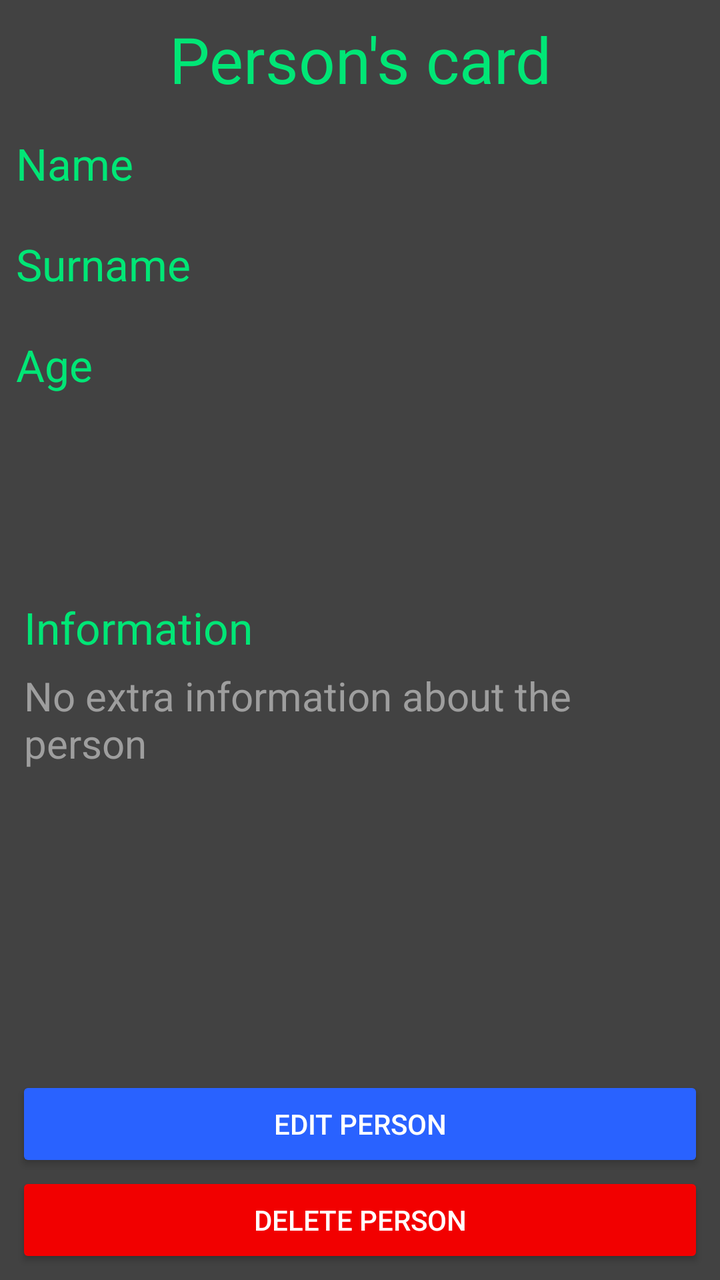
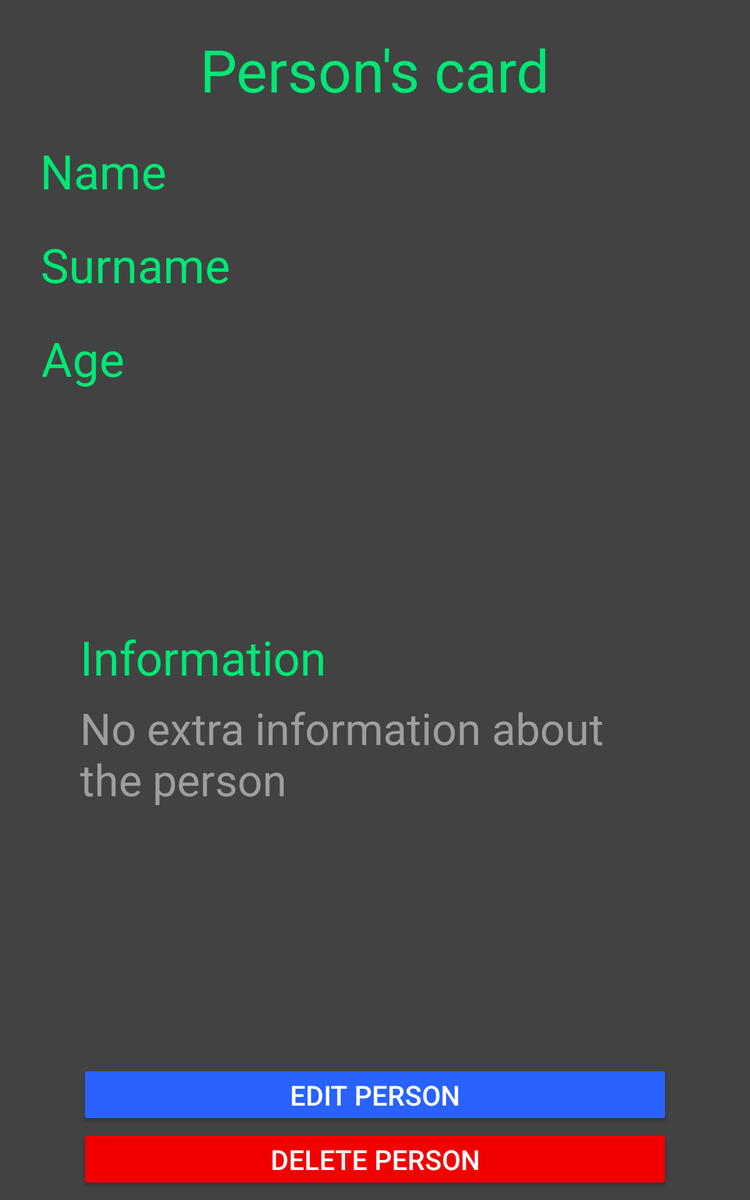

Compare how this app lays out the same screen by default and in its alternative resource folder. The renders come first, then the two layout files and the values they reference.
<!-- AndroidManifest.xml: application theme AppTheme -->
<!-- res/layout/activity_viewing.xml -->
<?xml version="1.0" encoding="utf-8"?>
<android.support.constraint.ConstraintLayout xmlns:android="http://schemas.android.com/apk/res/android"
    xmlns:app="http://schemas.android.com/apk/res-auto"
    xmlns:tools="http://schemas.android.com/tools"
    android:layout_width="match_parent"
    android:layout_height="match_parent"
    tools:context=".ViewingActivity">


    <TextView
        android:id="@+id/personCard"
        android:layout_width="wrap_content"
        android:layout_height="wrap_content"
        android:layout_marginStart="8dp"
        android:layout_marginTop="8dp"
        android:layout_marginEnd="8dp"
        android:layout_marginBottom="8dp"
        android:text="@string/person_card"
        android:textColor="@color/appTextColor"
        android:textSize="32sp"
        app:layout_constraintBottom_toBottomOf="parent"
        app:layout_constraintEnd_toEndOf="parent"
        app:layout_constraintStart_toStartOf="parent"
        app:layout_constraintTop_toTopOf="parent"
        app:layout_constraintVertical_bias="0.0" />

    <TextView
        android:id="@+id/name"
        android:layout_width="wrap_content"
        android:layout_height="wrap_content"
        android:layout_marginStart="8dp"
        android:layout_marginTop="16dp"
        android:layout_marginEnd="8dp"
        android:layout_marginBottom="8dp"
        android:text="@string/name"
        android:textColor="@color/appTextColor"
        android:textSize="22sp"
        app:layout_constraintBottom_toBottomOf="parent"
        app:layout_constraintEnd_toEndOf="parent"
        app:layout_constraintHorizontal_bias="0.0"
        app:layout_constraintStart_toStartOf="parent"
        app:layout_constraintTop_toBottomOf="@+id/personCard"
        app:layout_constraintVertical_bias="0.0" />

    <TextView
        android:id="@+id/surname"
        android:layout_width="wrap_content"
        android:layout_height="wrap_content"
        android:layout_marginStart="8dp"
        android:layout_marginTop="21dp"
        android:layout_marginEnd="8dp"
        android:layout_marginBottom="8dp"
        android:text="@string/surname"
        android:textColor="@color/appTextColor"
        android:textSize="22sp"
        app:layout_constraintBottom_toBottomOf="parent"
        app:layout_constraintEnd_toEndOf="parent"
        app:layout_constraintHorizontal_bias="0.0"
        app:layout_constraintStart_toStartOf="parent"
        app:layout_constraintTop_toBottomOf="@+id/name"
        app:layout_constraintVertical_bias="0.0" />

    <TextView
        android:id="@+id/age"
        android:layout_width="wrap_content"
        android:layout_height="wrap_content"
        android:layout_marginStart="8dp"
        android:layout_marginTop="21dp"
        android:layout_marginEnd="8dp"
        android:layout_marginBottom="8dp"
        android:text="@string/age"
        android:textColor="@color/appTextColor"
        android:textSize="22sp"
        app:layout_constraintBottom_toBottomOf="parent"
        app:layout_constraintEnd_toEndOf="parent"
        app:layout_constraintHorizontal_bias="0.0"
        app:layout_constraintStart_toStartOf="parent"
        app:layout_constraintTop_toBottomOf="@+id/surname"
        app:layout_constraintVertical_bias="0.0" />

    <Button
        android:id="@+id/deletePerson"
        android:theme="@style/DeleteButton"
        android:layout_width="match_parent"
        android:layout_height="wrap_content"
        android:layout_marginStart="8dp"
        android:layout_marginTop="8dp"
        android:layout_marginEnd="8dp"
        android:layout_marginBottom="6dp"
        android:text="@string/delete_person"
        android:textColor="@color/enterTextColor"
        app:layout_constraintBottom_toBottomOf="parent"
        app:layout_constraintEnd_toEndOf="parent"
        app:layout_constraintStart_toStartOf="parent"
        app:layout_constraintTop_toTopOf="parent"
        app:layout_constraintVertical_bias="1.0" />

    <Button
        android:id="@+id/editPerson"
        android:layout_width="match_parent"
        android:layout_height="wrap_content"
        android:layout_marginStart="8dp"
        android:layout_marginTop="8dp"
        android:layout_marginEnd="8dp"
        android:text="@string/edit_person"
        android:textColor="@color/enterTextColor"
        app:layout_constraintBottom_toTopOf="@+id/deletePerson"
        app:layout_constraintEnd_toEndOf="parent"
        app:layout_constraintStart_toStartOf="parent"
        app:layout_constraintTop_toTopOf="parent"
        app:layout_constraintVertical_bias="1.0" />

    <ImageView
        android:id="@+id/photo"
        android:layout_width="wrap_content"
        android:layout_height="200dp"
        android:layout_marginStart="8dp"
        android:layout_marginTop="16dp"
        android:layout_marginEnd="8dp"
        android:adjustViewBounds="true"
        android:scaleType="fitCenter"
        android:src="@drawable/no_photo"
        app:layout_constraintBottom_toBottomOf="parent"
        app:layout_constraintEnd_toEndOf="parent"
        app:layout_constraintHorizontal_bias="1.0"
        app:layout_constraintStart_toStartOf="parent"
        app:layout_constraintTop_toBottomOf="@+id/personCard"
        app:layout_constraintVertical_bias="0.0" />

    <TextView
        android:id="@+id/information"
        android:layout_width="wrap_content"
        android:layout_height="wrap_content"
        android:layout_marginStart="12dp"
        android:layout_marginTop="32dp"
        android:layout_marginEnd="8dp"
        android:layout_marginBottom="8dp"
        android:text="@string/information"
        android:textColor="@color/appTextColor"
        android:textSize="22sp"
        app:layout_constraintBottom_toBottomOf="parent"
        app:layout_constraintEnd_toEndOf="parent"
        app:layout_constraintHorizontal_bias="0.0"
        app:layout_constraintStart_toStartOf="parent"
        app:layout_constraintTop_toBottomOf="@+id/photo"
        app:layout_constraintVertical_bias="0.0" />

    <TextView
        android:id="@+id/personName"
        android:layout_width="0dp"
        android:layout_height="wrap_content"
        android:layout_marginStart="16dp"
        android:layout_marginTop="16dp"
        android:layout_marginEnd="8dp"
        android:layout_marginBottom="8dp"
        android:textColor="@color/enterTextColor"
        android:textSize="22sp"
        app:layout_constraintBottom_toBottomOf="parent"
        app:layout_constraintEnd_toStartOf="@+id/photo"
        app:layout_constraintHorizontal_bias="0.05"
        app:layout_constraintStart_toEndOf="@+id/surname"
        app:layout_constraintTop_toBottomOf="@+id/personCard"
        app:layout_constraintVertical_bias="0.0" />

    <TextView
        android:id="@+id/personSurname"
        android:layout_width="0dp"
        android:layout_height="wrap_content"
        android:layout_marginStart="16dp"
        android:layout_marginTop="21dp"
        android:layout_marginEnd="8dp"
        android:layout_marginBottom="8dp"
        android:textColor="@color/enterTextColor"
        android:textSize="22sp"
        app:layout_constraintBottom_toBottomOf="parent"
        app:layout_constraintEnd_toStartOf="@+id/photo"
        app:layout_constraintHorizontal_bias="0.05"
        app:layout_constraintStart_toEndOf="@+id/surname"
        app:layout_constraintTop_toBottomOf="@+id/personName"
        app:layout_constraintVertical_bias="0.0" />

    <TextView
        android:id="@+id/personAge"
        android:layout_width="0dp"
        android:layout_height="wrap_content"
        android:layout_marginStart="16dp"
        android:layout_marginTop="21dp"
        android:layout_marginEnd="8dp"
        android:layout_marginBottom="8dp"
        android:textColor="@color/enterTextColor"
        android:textSize="22sp"
        app:layout_constraintBottom_toBottomOf="parent"
        app:layout_constraintEnd_toStartOf="@+id/photo"
        app:layout_constraintHorizontal_bias="0.05"
        app:layout_constraintStart_toEndOf="@+id/surname"
        app:layout_constraintTop_toBottomOf="@+id/personSurname"
        app:layout_constraintVertical_bias="0.0" />

    <TextView
        android:id="@+id/personInformation"
        android:layout_width="0dp"
        android:layout_height="0dp"
        android:layout_marginStart="12dp"
        android:layout_marginTop="6dp"
        android:layout_marginEnd="12dp"
        android:layout_marginBottom="4dp"
        android:isScrollContainer="true"
        android:scrollbarStyle="outsideOverlay"
        android:scrollbars="vertical"
        android:text="@string/no_information"
        android:textColor="@color/hintTextColor"
        android:textSize="20sp"
        app:layout_constraintBottom_toTopOf="@+id/editPerson"
        app:layout_constraintEnd_toEndOf="parent"
        app:layout_constraintStart_toStartOf="parent"
        app:layout_constraintTop_toBottomOf="@+id/information" />


</android.support.constraint.ConstraintLayout>
<!-- resources referenced by this layout -->
<resources>
  <color name="appTextColor">#00E676</color>
  <color name="enterTextColor">#FFFFFF</color>
  <color name="hintTextColor">#9E9E9E</color>
  <string name="age">Age</string>
  <string name="delete_person">Delete person</string>
  <string name="edit_person">Edit person</string>
  <string name="information">Information</string>
  <string name="name">Name</string>
  <string name="no_information">No extra information about the person</string>
  <string name="person_card">Person\'s card</string>
  <string name="surname">Surname</string>
  <style name="DeleteButton" parent="Theme.AppCompat.Light.DarkActionBar">
          <item name="colorButtonNormal">@color/deleteButtonColor</item>
          <item name="colorControlHighlight">@color/deleteButtonColorHighlight</item>
      </style>
  <style name="AppTheme" parent="Theme.AppCompat.Light.DarkActionBar">
          <item name="windowNoTitle">true</item>
          <item name="android:windowBackground">@color/windowBackground</item>
          <item name="colorPrimaryDark">@color/colorPrimaryDark</item>
          <item name="colorAccent">@color/colorAccent</item>
          <item name="colorButtonNormal">@color/colorAccent</item>
          <item name="colorControlNormal">@color/colorAccent</item>
          <item name="colorControlHighlight">@color/pressedButtonColor</item>
      </style>
  <color name="deleteButtonColor">#F20000</color>
  <color name="deleteButtonColorHighlight">#A10000</color>
  <color name="windowBackground">#424242</color>
  <color name="colorPrimaryDark">#212121</color>
  <color name="colorAccent">#2962FF</color>
  <color name="pressedButtonColor">#2300D0</color>
</resources>
<!-- res/layout-sw600dp/activity_viewing.xml (the repository's variant of the layout above) -->
<!-- drawn on a 7-inch tablet held upright -->
<?xml version="1.0" encoding="utf-8"?>
<android.support.constraint.ConstraintLayout xmlns:android="http://schemas.android.com/apk/res/android"
    xmlns:app="http://schemas.android.com/apk/res-auto"
    xmlns:tools="http://schemas.android.com/tools"
    android:layout_width="match_parent"
    android:layout_height="match_parent"
    tools:context=".ViewingActivity">


    <TextView
        android:id="@+id/personCard"
        android:layout_width="wrap_content"
        android:layout_height="wrap_content"
        android:layout_marginStart="8dp"
        android:layout_marginTop="24dp"
        android:layout_marginEnd="8dp"
        android:layout_marginBottom="8dp"
        android:text="@string/person_card"
        android:textColor="@color/appTextColor"
        android:textSize="47sp"
        app:layout_constraintBottom_toBottomOf="parent"
        app:layout_constraintEnd_toEndOf="parent"
        app:layout_constraintStart_toStartOf="parent"
        app:layout_constraintTop_toTopOf="parent"
        app:layout_constraintVertical_bias="0.0" />

    <TextView
        android:id="@+id/name"
        android:layout_width="wrap_content"
        android:layout_height="wrap_content"
        android:layout_marginStart="8dp"
        android:layout_marginTop="24dp"
        android:layout_marginEnd="8dp"
        android:layout_marginBottom="8dp"
        android:text="@string/name"
        android:textColor="@color/appTextColor"
        android:textSize="38sp"
        app:layout_constraintBottom_toBottomOf="parent"
        app:layout_constraintEnd_toEndOf="parent"
        app:layout_constraintHorizontal_bias="0.05"
        app:layout_constraintStart_toStartOf="parent"
        app:layout_constraintTop_toBottomOf="@+id/personCard"
        app:layout_constraintVertical_bias="0.0" />

    <TextView
        android:id="@+id/surname"
        android:layout_width="wrap_content"
        android:layout_height="wrap_content"
        android:layout_marginStart="11dp"
        android:layout_marginTop="24dp"
        android:layout_marginEnd="8dp"
        android:layout_marginBottom="8dp"
        android:text="@string/surname"
        android:textColor="@color/appTextColor"
        android:textSize="38sp"
        app:layout_constraintBottom_toBottomOf="parent"
        app:layout_constraintEnd_toEndOf="parent"
        app:layout_constraintHorizontal_bias="0.05"
        app:layout_constraintStart_toStartOf="parent"
        app:layout_constraintTop_toBottomOf="@+id/name"
        app:layout_constraintVertical_bias="0.0" />

    <TextView
        android:id="@+id/age"
        android:layout_width="wrap_content"
        android:layout_height="wrap_content"
        android:layout_marginStart="7dp"
        android:layout_marginTop="24dp"
        android:layout_marginEnd="8dp"
        android:layout_marginBottom="8dp"
        android:text="@string/age"
        android:textColor="@color/appTextColor"
        android:textSize="38sp"
        app:layout_constraintBottom_toBottomOf="parent"
        app:layout_constraintEnd_toEndOf="parent"
        app:layout_constraintHorizontal_bias="0.05"
        app:layout_constraintStart_toStartOf="parent"
        app:layout_constraintTop_toBottomOf="@+id/surname"
        app:layout_constraintVertical_bias="0.0" />

    <Button
        android:id="@+id/deletePerson"
        android:theme="@style/DeleteButton"
        android:layout_width="0dp"
        android:layout_height="wrap_content"
        android:layout_marginStart="64dp"
        android:layout_marginTop="8dp"
        android:layout_marginEnd="64dp"
        android:layout_marginBottom="8dp"
        android:text="@string/delete_person"
        android:textSize="22sp"
        android:textColor="@color/enterTextColor"
        app:layout_constraintBottom_toBottomOf="parent"
        app:layout_constraintEnd_toEndOf="parent"
        app:layout_constraintStart_toStartOf="parent"
        app:layout_constraintTop_toTopOf="parent"
        app:layout_constraintVertical_bias="1.0" />

    <Button
        android:id="@+id/editPerson"
        android:layout_width="0dp"
        android:layout_height="wrap_content"
        android:layout_marginStart="64dp"
        android:layout_marginTop="8dp"
        android:layout_marginEnd="64dp"
        android:layout_marginBottom="2dp"
        android:text="@string/edit_person"
        android:textColor="@color/enterTextColor"
        android:textSize="22sp"
        app:layout_constraintBottom_toTopOf="@+id/deletePerson"
        app:layout_constraintEnd_toEndOf="parent"
        app:layout_constraintStart_toStartOf="parent"
        app:layout_constraintTop_toTopOf="parent"
        app:layout_constraintVertical_bias="1.0" />

    <ImageView
        android:id="@+id/photo"
        android:layout_width="wrap_content"
        android:layout_height="325dp"
        android:layout_marginStart="8dp"
        android:layout_marginTop="24dp"
        android:layout_marginEnd="12dp"
        android:layout_marginBottom="8dp"
        android:adjustViewBounds="true"
        android:scaleType="fitCenter"
        android:src="@drawable/no_photo"
        app:layout_constraintBottom_toBottomOf="@+id/deletePerson"
        app:layout_constraintEnd_toEndOf="parent"
        app:layout_constraintHorizontal_bias="1.0"
        app:layout_constraintStart_toStartOf="parent"
        app:layout_constraintTop_toBottomOf="@+id/personCard"
        app:layout_constraintVertical_bias="0.0" />

    <TextView
        android:id="@+id/information"
        android:layout_width="wrap_content"
        android:layout_height="wrap_content"
        android:layout_marginStart="64dp"
        android:layout_marginTop="64dp"
        android:layout_marginEnd="8dp"
        android:layout_marginBottom="8dp"
        android:text="@string/information"
        android:textColor="@color/appTextColor"
        android:textSize="38sp"
        app:layout_constraintBottom_toBottomOf="parent"
        app:layout_constraintEnd_toEndOf="parent"
        app:layout_constraintHorizontal_bias="0.0"
        app:layout_constraintStart_toStartOf="parent"
        app:layout_constraintTop_toBottomOf="@+id/photo"
        app:layout_constraintVertical_bias="0.0" />

    <TextView
        android:id="@+id/personName"
        android:layout_width="0dp"
        android:layout_height="wrap_content"
        android:layout_marginStart="20dp"
        android:layout_marginTop="24dp"
        android:layout_marginEnd="8dp"
        android:layout_marginBottom="8dp"
        android:textColor="@color/enterTextColor"
        android:textSize="38sp"
        app:layout_constraintBottom_toBottomOf="parent"
        app:layout_constraintEnd_toStartOf="@+id/photo"
        app:layout_constraintHorizontal_bias="0.05"
        app:layout_constraintStart_toEndOf="@+id/surname"
        app:layout_constraintTop_toBottomOf="@+id/personCard"
        app:layout_constraintVertical_bias="0.0" />

    <TextView
        android:id="@+id/personSurname"
        android:layout_width="0dp"
        android:layout_height="wrap_content"
        android:layout_marginStart="20dp"
        android:layout_marginTop="24dp"
        android:layout_marginEnd="8dp"
        android:layout_marginBottom="8dp"
        android:textColor="@color/enterTextColor"
        android:textSize="38sp"
        app:layout_constraintBottom_toBottomOf="parent"
        app:layout_constraintEnd_toStartOf="@+id/photo"
        app:layout_constraintHorizontal_bias="0.05"
        app:layout_constraintStart_toEndOf="@+id/surname"
        app:layout_constraintTop_toBottomOf="@+id/personName"
        app:layout_constraintVertical_bias="0.0" />

    <TextView
        android:id="@+id/personAge"
        android:layout_width="0dp"
        android:layout_height="wrap_content"
        android:layout_marginStart="20dp"
        android:layout_marginTop="24dp"
        android:layout_marginEnd="8dp"
        android:layout_marginBottom="8dp"
        android:textColor="@color/enterTextColor"
        android:textSize="38sp"
        app:layout_constraintBottom_toBottomOf="parent"
        app:layout_constraintEnd_toStartOf="@+id/photo"
        app:layout_constraintHorizontal_bias="0.05"
        app:layout_constraintStart_toEndOf="@+id/surname"
        app:layout_constraintTop_toBottomOf="@+id/personSurname"
        app:layout_constraintVertical_bias="0.0" />

    <TextView
        android:id="@+id/personInformation"
        android:layout_width="0dp"
        android:layout_height="0dp"
        android:layout_marginStart="64dp"
        android:layout_marginTop="8dp"
        android:layout_marginEnd="64dp"
        android:layout_marginBottom="8dp"
        android:isScrollContainer="true"
        android:scrollbarStyle="outsideOverlay"
        android:scrollbars="vertical"
        android:text="@string/no_information"
        android:textColor="@color/hintTextColor"
        android:textSize="35sp"
        app:layout_constraintBottom_toTopOf="@+id/editPerson"
        app:layout_constraintEnd_toEndOf="parent"
        app:layout_constraintStart_toStartOf="parent"
        app:layout_constraintTop_toBottomOf="@+id/information" />


</android.support.constraint.ConstraintLayout>
